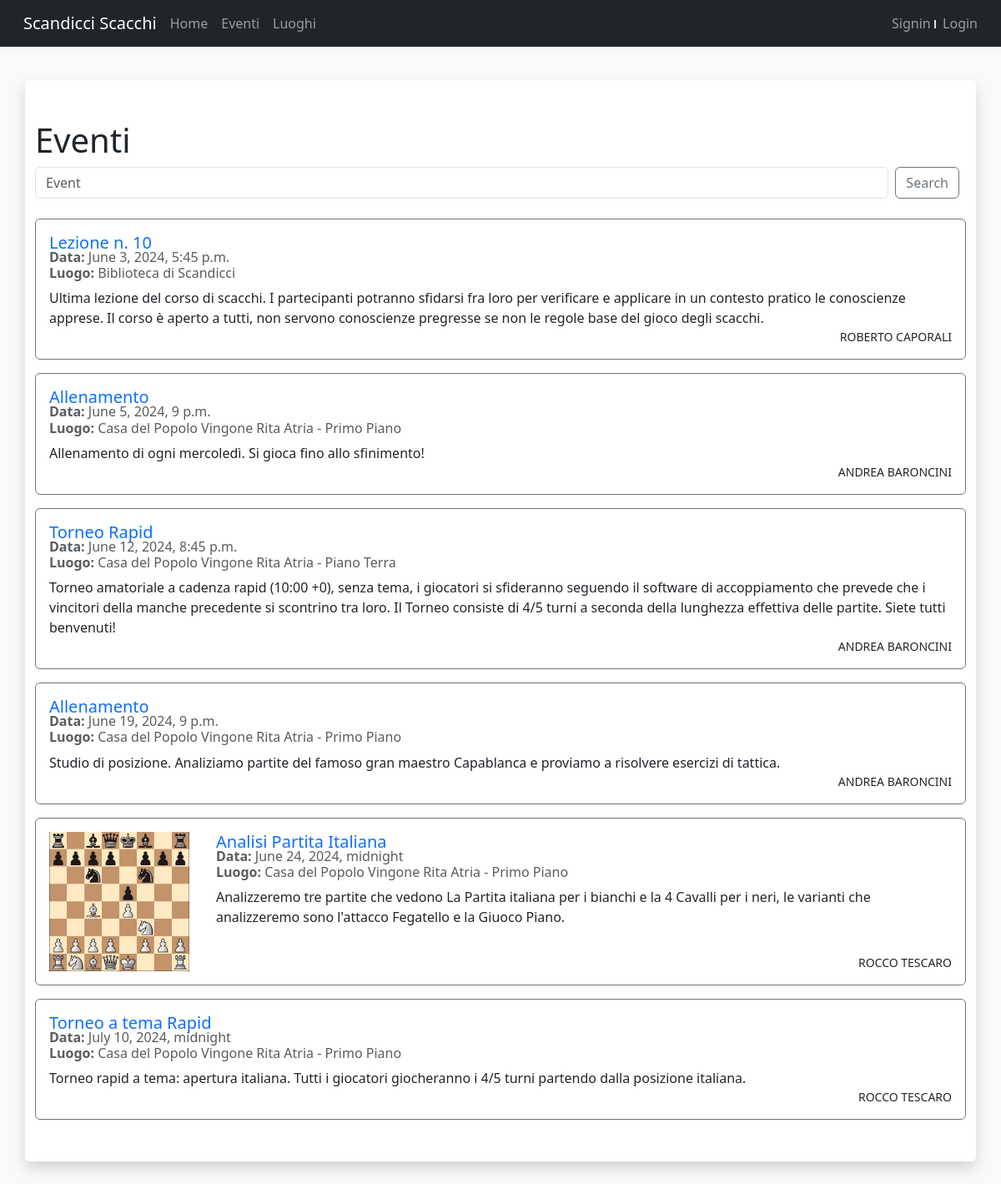
The app's page /events with its own data.
### pages/models.py (models this page shows, shortened)
class Event(models.Model):
    name = models.CharField(max_length=127)
    date = models.DateTimeField()
    venue = models.ForeignKey(Venue, blank=True, null=True, on_delete=models.CASCADE)
    manager = models.ForeignKey(User, blank=True, null=True, on_delete=models.SET_NULL)
    description = models.TextField(blank=True)
    attendees = models.ManyToManyField(User, related_name='attendees', blank=True)
    image = models.ImageField(upload_to='images/', blank=True, null=True)

class Venue(models.Model):
    name = models.CharField(max_length=127)
    address = models.CharField(max_length=255)
    phone = models.CharField(max_length=12, blank=True)
    web = models.URLField(blank=True)
    email = models.EmailField(blank=True)

### pages/views.py (the view)
# urls.py: path('events', views.eventsView, name='events'),
def eventsView(request):
    events = models.Event.objects.all()
    events = events.order_by('date')
    return render(request,
                  'events.html',
                  {
                      'events': events,
                  })

### events_webapp/user_context.py (called while the page is built)
def usernameContext(request):
  user = request.user
  if not isinstance(user, AnonymousUser):
    username = user.username
  else:
    username = None
  return {'username': username}

### pages/templates/events.html (shortened to what this page needs)
{% extends "base.html" %}
{% block content %}
    <h1>Eventi</h1>
    <form class="form-inline d-flex flex-row mb-3" method=POST action="{% url 'search_event' %}">
        <input class="form-control me-2" type="search" placeholder="Event" aria-label="Search" name="searched_event">
        <button class="btn btn-outline-secondary my-2 me-2 my-sm-0" type="submit">Search</button>
    </form>
    <div class="mt-4">
        {% for event in events %}
        <div class="card mb-3 border border-secondary rounded">
            <div class="d-flex">
                {% if event.image %}
                <img class="p-3" width="200" src="{{ event.image.url }}" alt="Card image cap">
                {% endif %}
                <div class="card-body d-flex flex-column flex-shrink-1">
                    <div class="d-flex flex-column h-100">
                        <div class="d-flex flex-row">
                            <h5 class="d-flex card-title w-75 m-0"> <a href="{%url 'event' event.id %}" class="text-decoration-none">{{ event.name }}</a> </h5>
                        </div>
                        <h6 class="card-subtitle mb-2 text-muted">
                            <strong>Data:</strong> {{ event.date }} </br>
                            <strong>Luogo:</strong> {{ event.venue.name }}
                        </h6>
                        <p class="card-text"> {{ event.description }} </p>
                    </div>
                    <p class="card-text d-flex flex-shrink-1"><small class="text-uppercase w-100 text-end"> {{ event.manager.first_name }} {{ event.manager.last_name }} </small></p>
                </div>
            </div>
        </div>
        {% endfor %}
    </div>
{% endblock %}

### pages/templates/base.html (style rules this page uses)
html, body { min-height: 100vh; min-width: 100vw; }

### records on screen
Event: name "Lezione n. 10", date "June 3, 2024, 5:45 p.m.", venue.name "Biblioteca di Scandicci", description "Ultima lezione del corso di scacchi. I partecipanti potranno sfidarsi fra loro per verificare e applicare in un contesto pratico le conoscienze apprese. Il corso è aperto a tutti, non servono conoscienze pregresse se non le regole base del gioco degli scacchi.", manager.first_name "ROBERTO", manager.last_name "CAPORALI"
Event: name "Allenamento", date "June 5, 2024, 9 p.m.", venue.name "Casa del Popolo Vingone Rita Atria - Primo Piano", description "Allenamento di ogni mercoledì. Si gioca fino allo sfinimento!", manager.first_name "ANDREA", manager.last_name "BARONCINI"
Event: name "Torneo Rapid", date "June 12, 2024, 8:45 p.m.", venue.name "Casa del Popolo Vingone Rita Atria - Piano Terra", description "Torneo amatoriale a cadenza rapid (10:00 +0), senza tema, i giocatori si sfideranno seguendo il software di accoppiamento che prevede che i vincitori della manche precedente si scontrino tra loro. Il Torneo consiste di 4/5 turni a seconda della lunghezza effettiva delle partite. Siete tutti benvenuti!", manager.first_name "ANDREA", manager.last_name "BARONCINI"
Event: name "Allenamento", date "June 19, 2024, 9 p.m.", venue.name "Casa del Popolo Vingone Rita Atria - Primo Piano", description "Studio di posizione. Analiziamo partite del famoso gran maestro Capablanca e proviamo a risolvere esercizi di tattica.", manager.first_name "ANDREA", manager.last_name "BARONCINI"
Event: image (picture), name "Analisi Partita Italiana", date "June 24, 2024, midnight", venue.name "Casa del Popolo Vingone Rita Atria - Primo Piano", description "Analizzeremo tre partite che vedono La Partita italiana per i bianchi e la 4 Cavalli per i neri, le varianti che analizzeremo sono l'attacco Fegatello e la Giuoco Piano.", manager.first_name "ROCCO", manager.last_name "TESCARO"
Event: name "Torneo a tema Rapid", date "July 10, 2024, midnight", venue.name "Casa del Popolo Vingone Rita Atria - Primo Piano", description "Torneo rapid a tema: apertura italiana. Tutti i giocatori giocheranno i 4/5 turni partendo dalla posizione italiana.", manager.first_name "ROCCO", manager.last_name "TESCARO"
